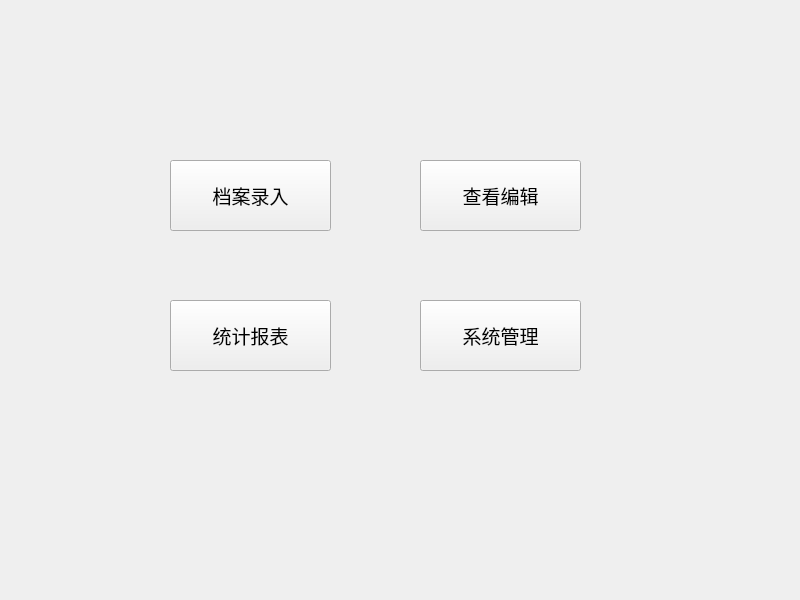
<?xml version="1.0" encoding="UTF-8"?>
<ui version="4.0">
 <class>MainWindow</class>
 <widget class="QMainWindow" name="MainWindow">
  <property name="geometry">
   <rect>
    <x>0</x>
    <y>0</y>
    <width>800</width>
    <height>600</height>
   </rect>
  </property>
  <property name="windowTitle">
   <string>MainWindow</string>
  </property>
  <widget class="QWidget" name="centralWidget">
   <widget class="QPushButton" name="pushButton_add">
    <property name="geometry">
     <rect>
      <x>170</x>
      <y>160</y>
      <width>161</width>
      <height>71</height>
     </rect>
    </property>
    <property name="font">
     <font>
      <family>Agency FB</family>
      <pointsize>14</pointsize>
     </font>
    </property>
    <property name="text">
     <string>档案录入</string>
    </property>
   </widget>
   <widget class="QPushButton" name="pushButton_view">
    <property name="geometry">
     <rect>
      <x>420</x>
      <y>160</y>
      <width>161</width>
      <height>71</height>
     </rect>
    </property>
    <property name="font">
     <font>
      <family>Agency FB</family>
      <pointsize>14</pointsize>
     </font>
    </property>
    <property name="text">
     <string>查看编辑</string>
    </property>
   </widget>
   <widget class="QPushButton" name="pushButton_analyse">
    <property name="geometry">
     <rect>
      <x>170</x>
      <y>300</y>
      <width>161</width>
      <height>71</height>
     </rect>
    </property>
    <property name="font">
     <font>
      <family>Agency FB</family>
      <pointsize>14</pointsize>
     </font>
    </property>
    <property name="text">
     <string>统计报表</string>
    </property>
   </widget>
   <widget class="QPushButton" name="pushButton_manage">
    <property name="geometry">
     <rect>
      <x>420</x>
      <y>300</y>
      <width>161</width>
      <height>71</height>
     </rect>
    </property>
    <property name="font">
     <font>
      <family>Agency FB</family>
      <pointsize>14</pointsize>
     </font>
    </property>
    <property name="text">
     <string>系统管理</string>
    </property>
   </widget>
  </widget>
 </widget>
 <resources/>
 <connections/>
</ui>
